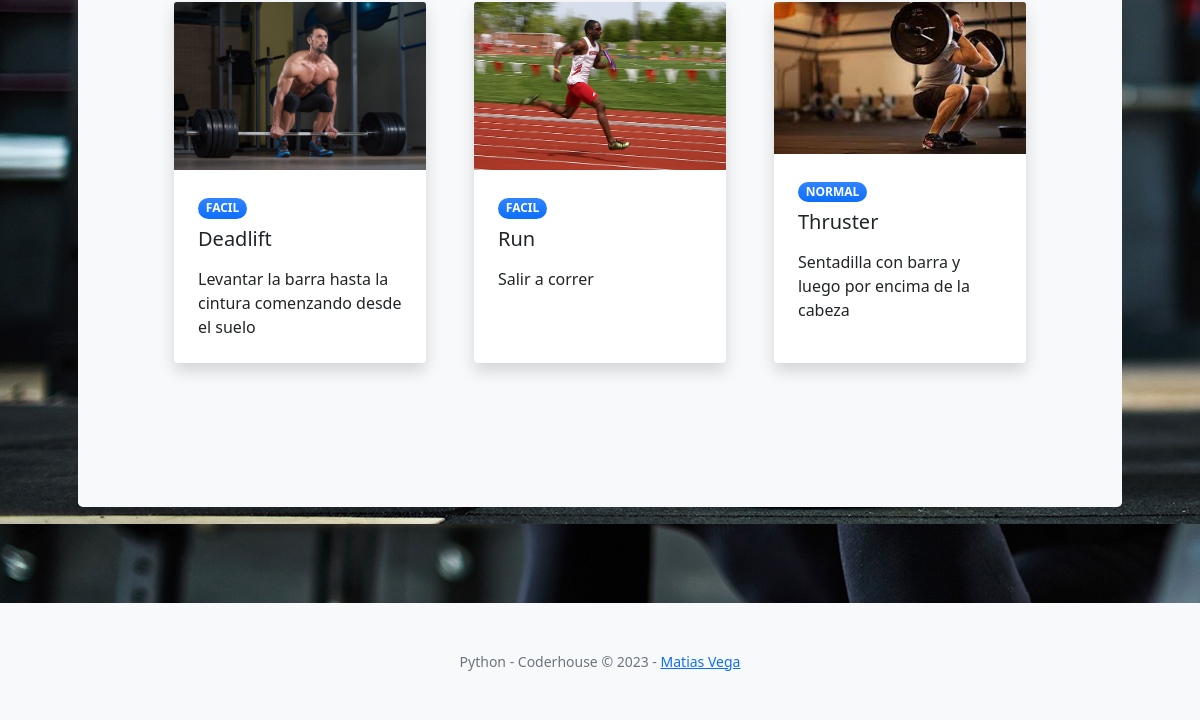
/AppCoder/listaMovimientos/ (lower part), run on an earlier commit of the app's database.
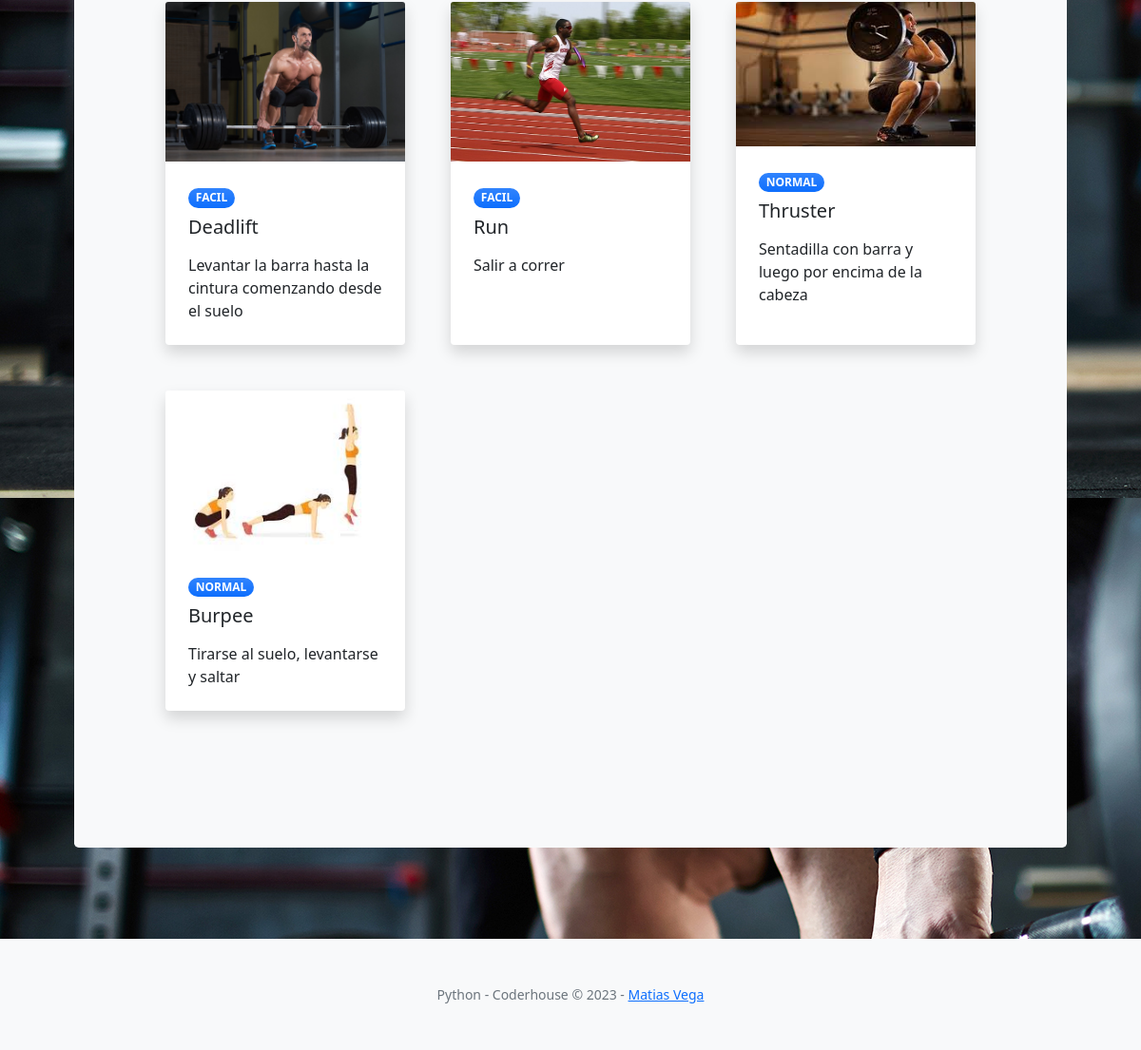
And on a later commit of the database.
### AppCoder/models.py (models this page shows, shortened)
class Movimiento(models.Model):
    nombre= models.CharField(max_length=30)
    descripcion= models.CharField(max_length=1000)
    explicacion= models.CharField(max_length=200)
    imagen = models.ImageField(upload_to="movimientos", null=True, blank=True)
    dificultad = models.CharField(
        max_length=10,
        choices= VARIABLES,
        default='normal',
    )

### AppCoder/views.py (the view)
# urls.py: path("listaMovimientos/", verMovimientos, name = "Ver Movimientos"), # Todos los Movimientos
def verMovimientos(request):
    listaMovimientos = Movimiento.objects.all()
    return render(request, "AppCoder/Movimiento/listaMovimientos.html", {"listaMovimientos": listaMovimientos})

### AppCoder/templates/AppCoder/Movimiento/listaMovimientos.html (shortened to what this page needs)
{% extends "AppCoder/padre.html" %}
{% block formulario %}
<section class="py-5">
    <div class="container px-5">
        <div class="row gx-5">
            {% for x in listaMovimientos %}
            <div class="col-lg-4 mb-5">
                <div class="card h-100 shadow border-0">
                    {% if x.imagen %}
                    <img class="card-img-top" src="/media/{{x.imagen}}" alt="..." />
                    {% else %}
                    <img class="card-img-top" src="/media/avatarSinAvatar.jpg" alt="..." />
                    {% endif %}
                    <div class="card-body p-4">
                        <div class="badge bg-primary bg-gradient rounded-pill mb-2">{{x.dificultad.upper}}</div>
                        <a class="text-decoration-none link-dark stretched-link" href="{% url 'Filtrar Movimiento' x.nombre %}"><div class="h5 card-title mb-3">{{x.nombre}}</div></a>
                        <p class="card-text mb-0">{{x.descripcion}}</p>
                    </div>
                </div>
            </div>
            {% endfor %}
        </div>
    </div>
</section>
{% endblock %}

What changed in the data, as far as the page shows it:
added Movimiento: imagen (picture), dificultad "NORMAL", nombre "Burpee", descripcion "Tirarse al suelo, levantarse y saltar"
